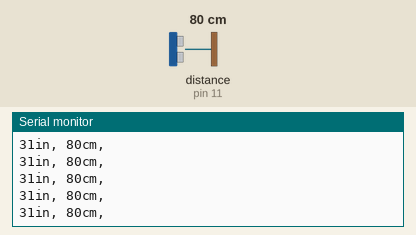
Recording of a sketch running on a simulated Arduino Uno, built with avr-gcc and run on an emulated ATmega328P. On the bench: the last lines printed to the serial monitor. Wiring (inferred from the names in the program): ultrasonic range finder: trigger pin 12; echo pin 11. The test bench sets the inputs (shaded band); at power-on: distance to the obstacle (sensor on pin 11) 80 cm. The echo pulse lasts 58.3 µs per cm.

Above: at 1.2 s.
1.3 s: distance to the obstacle (sensor on pin 11) set to 2 cm
At 1.38 s:
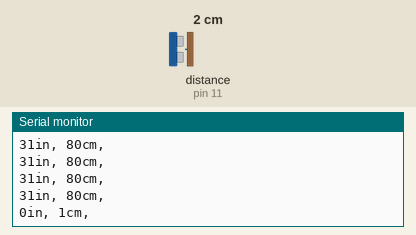
4.3 s: distance to the obstacle (sensor on pin 11) set to 4 cm
At 4.3 s:
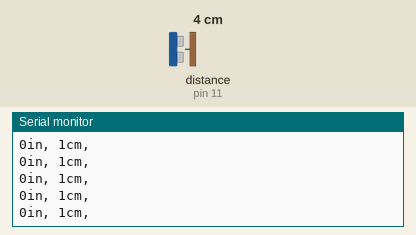
5.8 s: distance to the obstacle (sensor on pin 11) set to 299 cm
At 5.83 s:
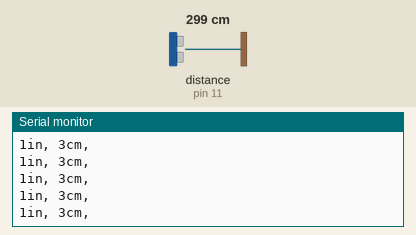
8.8 s: distance to the obstacle (sensor on pin 11) set to 250 cm
At 8.9 s:
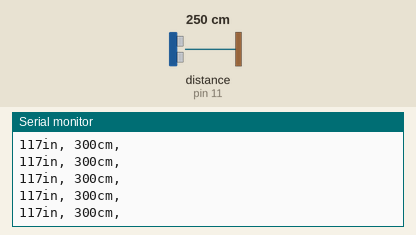
Timing chart, 0 to 11.8 s (numbered marks = the images above; inputs shaded):
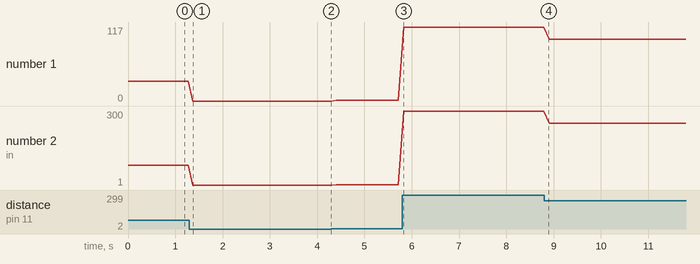

The sketch:

Sonar.ino
```cpp
const int trigpin = 12;
const int echopin = 11;
const int l = 13;
const int l1 = 8;
void setup() {
  Serial.begin(9600);
  pinMode(trigpin, OUTPUT);
  pinMode(echopin, INPUT);

}

void loop() {
  long duration, inches, cm;
  digitalWrite(trigpin, LOW);
  delayMicroseconds(2);
  digitalWrite(trigpin, HIGH);
  delayMicroseconds(10);
  digitalWrite(trigpin, LOW);

  duration = pulseIn(echopin, HIGH);
  inches = microsecondsToInches(duration);
  cm = microsecondsToCentimeters(duration);
  Serial.print(inches);
  Serial.print("in, ");
  Serial.print(cm);
  Serial.print("cm, ");
  Serial.println();
  delay(100);
  if (cm < 5){
    digitalWrite(l, HIGH);
    delayMicroseconds(10000000000000000);
    digitalWrite(l, LOW);
  }
  else if (cm < 10){
    digitalWrite(l1, HIGH);
    delayMicroseconds(100000000000000000);
    digitalWrite(l1, LOW);
  }
   else{
    digitalWrite(l, HIGH);
    delayMicroseconds(10000000000000000);
    digitalWrite(l, LOW);
    digitalWrite(l1, HIGH);
    delayMicroseconds(1000000000000000000);
    digitalWrite(l1, LOW);

  }
}

long microsecondsToInches(long microseconds){
  return microseconds/74/2;
}

long microsecondsToCentimeters(long microseconds){
  return microseconds/29/2;
}
```

Measured:
- after the input at 1.3 s, the serial monitor: prints a new line after 0.07 s (image 1)
- plotted number 1: 31 → 0 after the input at 1.3 s, 1 → 117 after the input at 5.8 s, 117 → 98 after the input at 8.8 s
- plotted number 2: 80 → 1 after the input at 1.3 s, 1 → 3 after the input at 4.3 s, 3 → 300 after the input at 5.8 s, 300 → 251 after the input at 8.8 s
